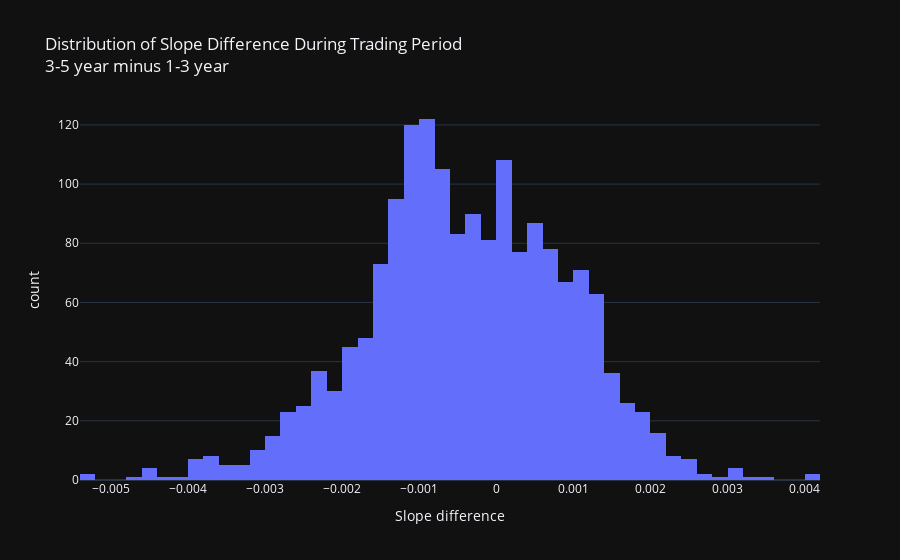

Notebook code cell kept with this figure:
### Code cell
fig = px.histogram(
    slope_diff,
    template=plotly_template,
    labels={
        'count': 'Count',
        'value': 'Slope difference',
    },
    title='Distribution of Slope Difference During Trading Period<br>3-5 year minus 1-3 year',
)
fig.update_layout(showlegend=False)
fig

### Figure 1 — Plotly figure (JSON) as saved in the notebook; plotly's stock layout.template omitted (floating-point values rounded to 4 significant figures; data arrays with more than 128 entries replaced by an {"elided": "..."} marker saying what was removed)
{"data": [{"alignmentgroup": "True", "bingroup": "x", "hovertemplate": "variable=0<br>Slope difference=%{x}<br>count=%{y}<extra></extra>", "legendgroup": "0", "marker": {"color": "#636efa", "pattern": {"shape": ""}}, "name": "0", "offsetgroup": "0", "orientation": "v", "showlegend": true, "type": "histogram", "x": {"elided": "1714 float values"}, "xaxis": "x", "yaxis": "y"}], "layout": {"autosize": true, "barmode": "relative", "legend": {"title": {"text": "variable"}, "tracegroupgap": 0}, "showlegend": false, "title": {"text": "Distribution of Slope Difference During Trading Period<br>3-5 year minus 1-3 year"}, "xaxis": {"anchor": "y", "autorange": true, "domain": [0, 1], "range": [-0.0054, 0.0042], "title": {"text": "Slope difference"}, "type": "linear"}, "yaxis": {"anchor": "x", "autorange": true, "domain": [0, 1], "range": [0, 128.4], "title": {"text": "count"}}}}
